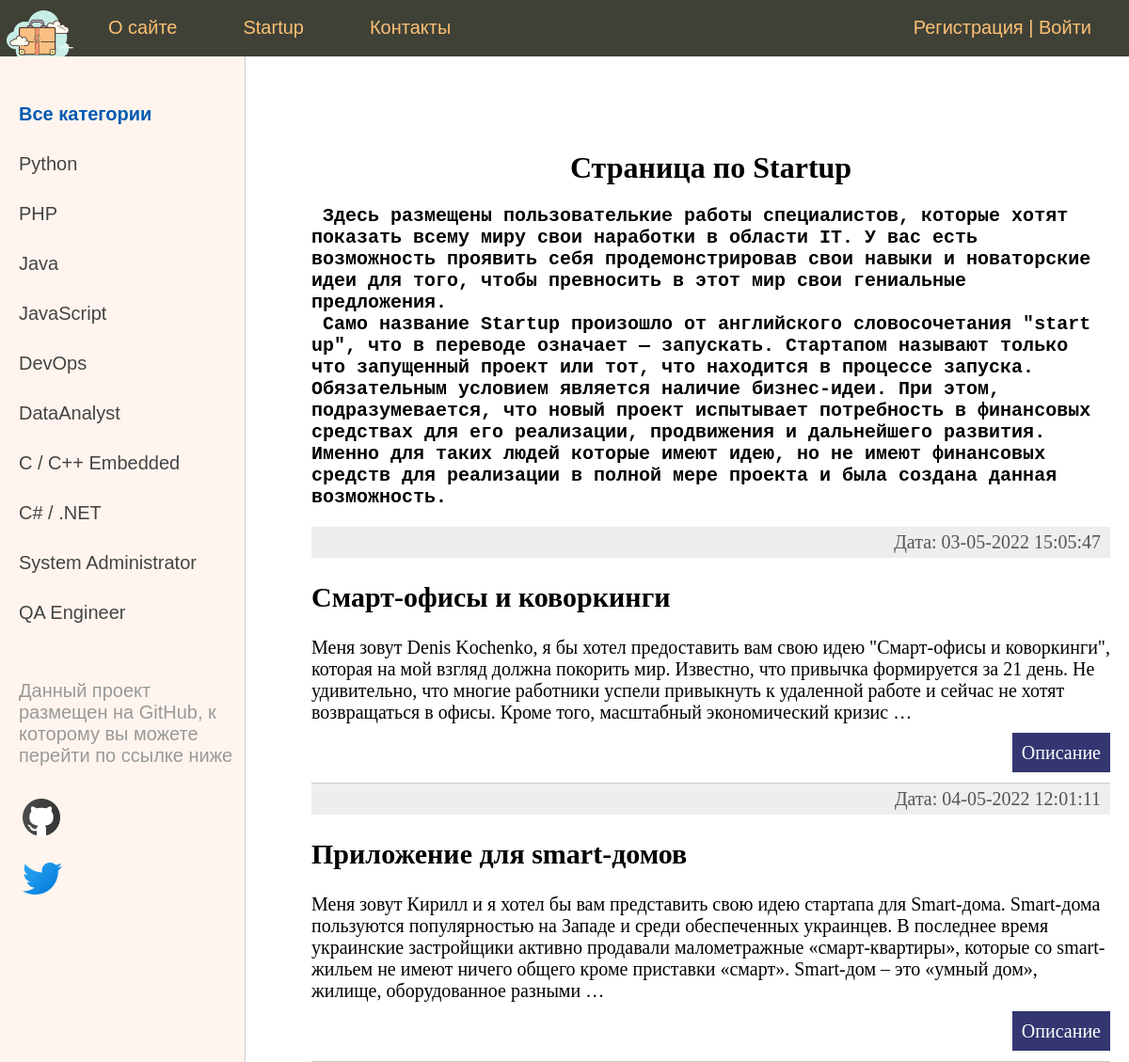
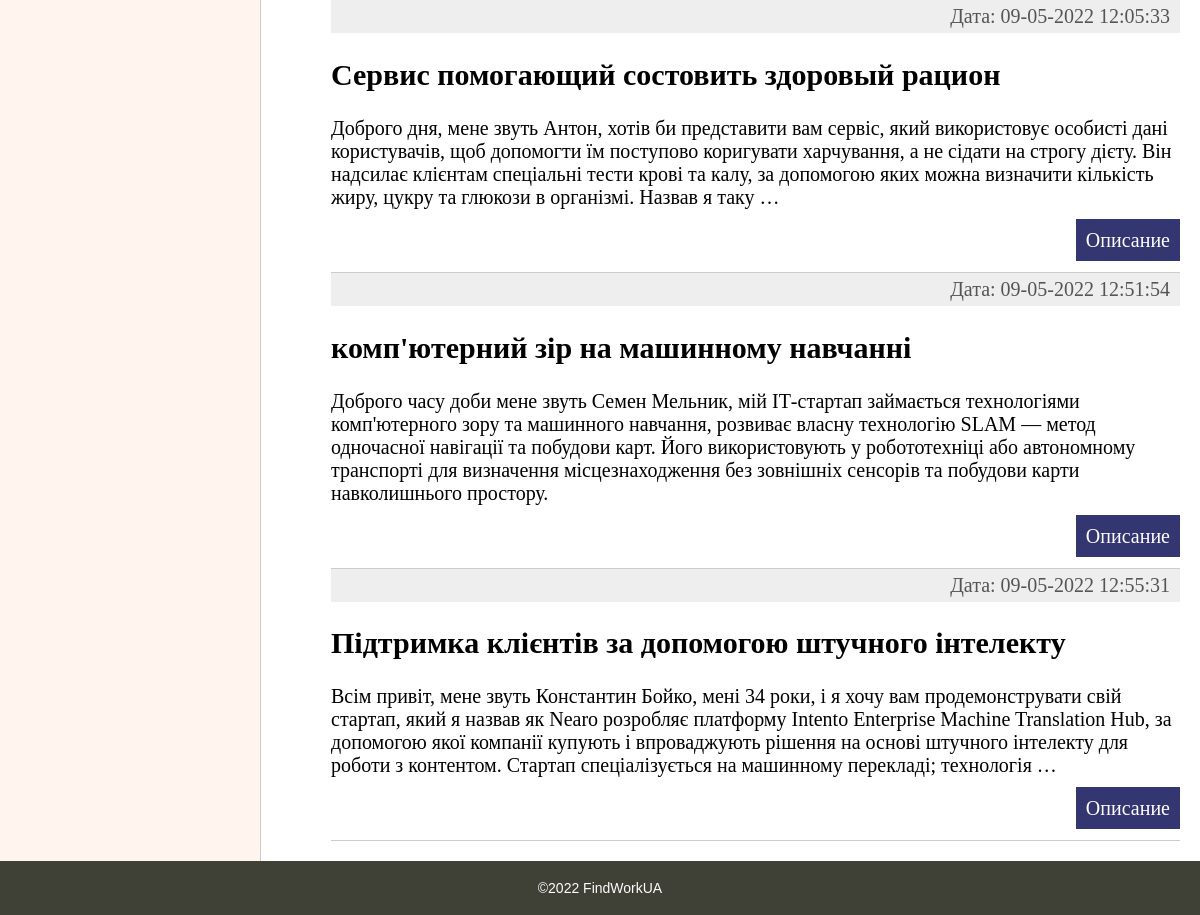
The page /startup/ on the database its author committed (2 pictures, top to bottom).
### searcherapp/models.py (models this page shows, shortened)
class Category(models.Model):
    name = models.CharField(max_length=100, db_index=True)
    slug = models.SlugField(max_length=255, db_index=True, unique=True, verbose_name='URL')
    def get_absolute_url(self):
        return reverse('category', kwargs={'cat_slug': self.slug})

class Startup(models.Model):
    name = models.CharField(max_length=255, null=True)
    title = models.CharField(max_length=255)
    content = models.TextField(verbose_name='About startup')
    slug = models.SlugField(max_length=255, db_index=True, unique=True, verbose_name='URL')
    time_created = models.DateTimeField(auto_now_add=True)
    time_update = models.DateTimeField(auto_now=True)
    is_published = models.BooleanField(default=True)
    mail_address = models.EmailField(max_length=254, null=True)
    def get_absolute_url(self):
        return reverse('startup_post', kwargs={'startup_slug': self.slug})

### searcherapp/views.py (the view)
# urls.py: path('startup/', StartupHome.as_view(), name='startup'),
class StartupHome(DataMixin, ListView):
    model = Startup
    template_name = 'searcherapp/startup.html'
    context_object_name = 'startup'
    def get_context_data(self, *, object_list=None, **kwargs):
        context = super().get_context_data(**kwargs)
        c_def = self.get_user_context(title="Страница по Startup")
        return dict(list(context.items()) + list(c_def.items()))
    def get_queryset(self):
        return Startup.objects.filter(is_published=True)

### searcherapp/utils.py (called while the page is built)
    def get_user_context(self, **kwargs):
        context = kwargs
        cats = Category.objects.all()
        user_menu = menu.copy()
        if not self.request.user.is_authenticated:
            user_menu.pop(3)
            user_menu.pop(2)
        context['menu'] = user_menu
        context['cats'] = cats
        if 'cat_selected' not in context:
            context['cat_selected'] = 0
        return context

### searcherapp/templates/searcherapp/startup.html (shortened to what this page needs)
{% extends 'searcherapp/base.html'%}
{% block content %}
<h1 style="text-align: center;">{{title}}</h1>
<p class="text-startup">&nbsp;Здесь размещены пользователькие работы специалистов, которые хотят
    показать всему миру свои наработки в области IT. У вас есть возможность
    проявить себя продемонстрировав свои навыки и новаторские идеи
    для того, чтобы превносить в этот мир свои гениальные предложения.<br>
	&nbsp;Само название Startup произошло от английского словосочетания "start up", что в переводе означает — запускать. Стартапом называют только что запущенный проект или тот, что находится в процессе запуска.
	Обязательным условием является наличие бизнес-идеи. При этом, подразумевается, что новый проект испытывает потребность в финансовых средствах для его реализации, продвижения и дальнейшего развития.
	Именно для таких людей которые имеют идею, но не имеют финансовых средств для реализации в полной мере проекта и была создана данная возможность.
    <ul class="list-articles">
	{% for s in startup %}
			<li><div class="article-panel">
	<p class="last">Дата: {{s.time_update|date:"d-m-Y H:i:s"}} </p>
</div>
				<h2>{{s.title}}</h2>
	{% autoescape on %}
	{{s.content|linebreaks|truncatewords:50}}
	{% endautoescape %}
			<p class="link-read-post"><a href="{{ s.get_absolute_url }}">Описание</a></p>
			</li>
	{% endfor %}
</ul>
{% endblock %}

### searcherapp/templates/searcherapp/base.html (shortened to what this page needs)
{% load static %}
{% load searcherapp_tags %}
<!DOCTYPE html>
<html>
<head>
	<link type="text/css" href="{% static 'searcherapp/css/style.css' %}" rel="stylesheet" />
</head>
<body>
<table class="table-page" border=0 cellpadding="0" cellspacing="0">
<tr><td valign=top>
{% block mainmenu %}
		<div class="header">
			<ul id="mainmenu" class="mainmenu">
			<li class="logo"><a href="{% url 'home' %}"><div class="logo"></div></a></li>
{% for m in menu %}
			<li><a href="{% url m.url_name %}">{{m.title}}</a></li>
{% endfor %}
				{% if request.user.is_authenticated %}
				<li class="last">Вы вошли как - {{user.username}} | <a href="{% url 'logout' %}">Выйти</a></li>
				{% else %}
				<li class="last"><a href="{% url 'register' %}">Регистрация</a> | <a href="{% url 'login' %}">Войти</a></li>
				{% endif %}
			</ul>
		</div>
{% endblock mainmenu %}
<table class="table-content" border=0 cellpadding="0" cellspacing="0">
<tr>
	<td valign="top" class="left-chapters">
	<ul id="leftchapters">
{% if cat_selected == 0 %}
		<li class="selected"><h4>Все категории</h4></li>
{% else %}
		<li><a href="{% url 'home' %}"><h4>Все категории</h4></a></li>
{% endif %}
{% for c in cats %}
	{% if c.pk == cat_selected %}
		<li class="selected">{{c.name}}</li>
		{% else %}
		<li><a href="{{ c.get_absolute_url }}">{{c.name}}</a></li>
	{% endif %}
{% endfor %}
		<li class="share">
		<p>Данный проект размещен на GitHub, к которому вы можете перейти по ссылке ниже</p>
		<a class="share-yt" href="https://github.com/Denislvm/work_searches_app" target="_blank" rel="nofollow"></a>
		<a class="twitter" href="https://twitter.com/denislvm69" target="_blank" rel="nofollow"></a>
		</li>
	</ul>
</td>
<td valign="top" class="content">
	<div class="content-text">
{% block content %}
{% endblock %}
</td></tr></table>
</td></tr>
<tr><td valign=top>
	<div id="footer">
		<p align="center"> ©2022 FindWorkUA</p>
	</div>
</td></tr></table>
</body>
</html>

### searcherapp/static/searcherapp/css/style.css (style rules this page uses)
html, body { font-family: 'Arial'; margin: 0; padding: 0; height: 100%; width: 100%; color: #444; }
p { indent-text: 5em; }
a { color: #0059b2; text-decoration: none; }
p.link-read-post { text-align: right; }
p.link-read-post a { padding: 10px; min-width: 100px; background: #333671; color: #fff; text-decoration: none; }
div.article-panel { background: #eee; padding: 5px 10px 5px 10px; box-sizing: border-box; overflow: hidden; color: #555; }
div.article-panel p.last { margin: 0; float: right; indent-text: 5em; }
ul.list-articles { list-style: none; margin: 0; padding: 0; }
ul.list-articles li { border-bottom: 1px solid #ccc; }
.table-page { width: 100%; height: 100%; vertical-align: top; }
.table-page tr { height: 100%; }
.header { background: #3F4137; height: 60px; }
.logo { width: 85px; height: 80px; margin-right: 15px 15px 15px 15px; }
ul.mainmenu { list-style: none; margin: 0; padding: 0; height: 60px; color: #fdc073; font-size: 20px; overflow: hidden; }
ul.mainmenu li { float: left; margin: 18px 40px 0 30px; }
ul.mainmenu li.logo { margin: 0; }
ul.mainmenu li.last { float: right; }
ul.mainmenu li a { color: #fdc073; text-decoration: none; }
.table-content { width: 100%; min-height: 100%; height: 100%; }
.left-chapters { margin: 0; background: #FFF5EE; border-right: 1px solid #ccc; min-height: 100%; }
.left-chapters ul { width: 230px; min-height: 100%; margin: 0; padding: 20px 10px 10px 20px; list-style: none; font-size: 20px; }
.left-chapters ul li { margin: 30px 0 0 0; color: #999; }
.left-chapters ul li.selected { color: #0059b2; }
.left-chapters ul li a { color: #444; text-decoration: none; }
.left-chapters ul li.share { margin: 60px 0 0 0; }
.left-chapters ul li.share p { margin: 30px 0 30px 0; }
.left-chapters ul li.share a { display: inline-block; width: 40px; height: 40px; margin: 0 20px 0 0; }
.left-chapters ul li.share a.share-yt { width: 100%; height: 60px; background: url('../images/github.png') no-repeat 0 0; }
.left-chapters ul li.share a.twitter { width: 100%; height: 60px; background: url('../images/twitter.png') no-repeat 0 0; }
.content { padding: 40px 20px 20px 40px; width: 100%; box-sizing: border-box; }
.content-text { margin: 60px 0 0 30px; color: #000; font-size: 20px; font-family: Yandex Sans Display Light; }
.content-text h1 { font-size: 32px; }
#footer { box-sizing: border-box; background: #3F4137; padding: 5px; color: #FFFAFA; font-size: 14px; font-family: Verdana, Geneva, Arial, Helvetica; text-align: left; overflow: hidden; }
.text-startup { font-family: monospace; font-size: 20px; font-weight: bold; }

### rows shown on the page
Category: name "Python"
Category: name "PHP"
Category: name "Java"
Category: name "JavaScript"
Category: name "DevOps"
Category: name "DataAnalyst"
Category: name "C / C++ Embedded"
Category: name "C# / .NET"
Category: name "System Administrator"
Category: name "QA Engineer"
Startup: time_update "03-05-2022 15:05:47", title "Смарт-офисы и коворкинги", content "Меня зовут Denis Kochenko, я бы хотел предоставить вам свою идею \"Смарт-офисы и коворкинги\", которая на мой взгляд должна покорить мир. Известно, что привычка формируется за 21 день. Не удивительно, что многие работники успели привыкнуть к удаленной работе и сейчас не хотят возвращаться в офисы. Кроме того, масштабный экономический кризис …"
Startup: time_update "04-05-2022 12:01:11", title "Приложение для smart-домов", content "Меня зовут Кирилл и я хотел бы вам представить свою идею стартапа для Smart-дома. Smart-дома пользуются популярностью на Западе и среди обеспеченных украинцев. В последнее время украинские застройщики активно продавали малометражные «смарт-квартиры», которые со smart-жильем не имеют ничего общего кроме приставки «смарт». Smart-дом – это «умный дом», жилище, оборудованное разными …"
Startup: time_update "09-05-2022 12:05:33", title "Сервис помогающий состовить здоровый рацион", content "Доброго дня, мене звуть Антон, хотів би представити вам сервіс, який використовує особисті дані користувачів, щоб допомогти їм поступово коригувати харчування, а не сідати на строгу дієту. Він надсилає клієнтам спеціальні тести крові та калу, за допомогою яких можна визначити кількість жиру, цукру та глюкози в організмі. Назвав я таку …"
Startup: time_update "09-05-2022 12:51:54", title "комп'ютерний зір на машинному навчаннi", content "Доброго часу доби мене звуть Семен Мельник, мій ІТ-стартап займається технологіями комп'ютерного зору та машинного навчання, розвиває власну технологію SLAM — метод одночасної навігації та побудови карт. Його використовують у робототехніці або автономному транспорті для визначення місцезнаходження без зовнішніх сенсорів та побудови карти навколишнього простору."
Startup: time_update "09-05-2022 12:55:31", title "Підтримка клієнтів за допомогою штучного інтелекту", content "Всім привіт, мене звуть Константин Бойко, мені 34 роки, і я хочу вам продемонструвати свій стартап, який я назвав як Nearo розробляє платформу Intento Enterprise Machine Translation Hub, за допомогою якої компанії купують і впроваджують рішення на основі штучного інтелекту для роботи з контентом. Стартап спеціалізується на машинному перекладі; технологія …"

### other values the page prints
{{ m.title }} "О сайте" "Startup" "Контакты"
{{ title }} "Страница по Startup"
